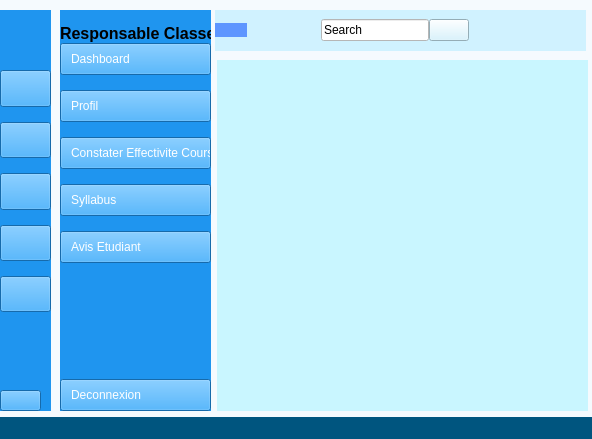
<?xml version="1.0" encoding="UTF-8"?>
<ui version="4.0">
 <class>FirstClasse</class>
 <widget class="QMainWindow" name="FirstClasse">
  <property name="geometry">
   <rect>
    <x>0</x>
    <y>0</y>
    <width>592</width>
    <height>439</height>
   </rect>
  </property>
  <property name="windowTitle">
   <string>FirstClasse</string>
  </property>
  <property name="styleSheet">
   <string notr="true">
background-color: rgb(0, 85, 127);</string>
  </property>
  <widget class="QWidget" name="centralwidget">
   <property name="styleSheet">
    <string notr="true">background-color: rgb(245, 250, 254);</string>
   </property>
   <widget class="QWidget" name="icon_only_widget" native="true">
    <property name="geometry">
     <rect>
      <x>0</x>
      <y>10</y>
      <width>51</width>
      <height>401</height>
     </rect>
    </property>
    <property name="styleSheet">
     <string notr="true">QWidget {
	background-color: rgb(31, 149, 239);
}

QPushButton {
text-align:center;
color:white;
height:30px;

}

QPushButton:checked {
background-color:#F5FAFE;
color:#1F95EF;
font-weight:bold;
}</string>
    </property>
    <widget class="QLabel" name="label">
     <property name="geometry">
      <rect>
       <x>0</x>
       <y>0</y>
       <width>41</width>
       <height>40</height>
      </rect>
     </property>
     <property name="maximumSize">
      <size>
       <width>100</width>
       <height>100</height>
      </size>
     </property>
     <property name="text">
      <string/>
     </property>
     <property name="pixmap">
      <pixmap resource="directeur/directeur.qrc">:/images/profil.png</pixmap>
     </property>
     <property name="scaledContents">
      <bool>true</bool>
     </property>
    </widget>
    <widget class="QPushButton" name="sign2">
     <property name="geometry">
      <rect>
       <x>0</x>
       <y>380</y>
       <width>41</width>
       <height>21</height>
      </rect>
     </property>
     <property name="text">
      <string/>
     </property>
     <property name="icon">
      <iconset resource="directeur/directeur.qrc">
       <normaloff>:/images/log_out.png</normaloff>:/images/log_out.png</iconset>
     </property>
     <property name="checkable">
      <bool>true</bool>
     </property>
     <property name="autoExclusive">
      <bool>true</bool>
     </property>
    </widget>
    <widget class="QWidget" name="layoutWidget">
     <property name="geometry">
      <rect>
       <x>0</x>
       <y>60</y>
       <width>51</width>
       <height>242</height>
      </rect>
     </property>
     <layout class="QVBoxLayout" name="verticalLayout">
      <property name="spacing">
       <number>15</number>
      </property>
      <item>
       <widget class="QPushButton" name="dashboard1">
        <property name="icon">
         <iconset resource="directeur/directeur.qrc">
          <normaloff>:/images/dashboard.png</normaloff>:/images/dashboard.png</iconset>
        </property>
        <property name="checkable">
         <bool>true</bool>
        </property>
        <property name="autoExclusive">
         <bool>true</bool>
        </property>
       </widget>
      </item>
      <item>
       <widget class="QPushButton" name="profil1">
        <property name="text">
         <string/>
        </property>
        <property name="icon">
         <iconset>
          <normaloff>:/images/profile.png</normaloff>:/images/profile.png</iconset>
        </property>
        <property name="checkable">
         <bool>true</bool>
        </property>
        <property name="autoExclusive">
         <bool>true</bool>
        </property>
       </widget>
      </item>
      <item>
       <widget class="QPushButton" name="cours1">
        <property name="text">
         <string/>
        </property>
        <property name="icon">
         <iconset>
          <normaloff>:/images/task-query-1.png</normaloff>:/images/task-query-1.png</iconset>
        </property>
        <property name="checkable">
         <bool>true</bool>
        </property>
        <property name="autoExclusive">
         <bool>true</bool>
        </property>
       </widget>
      </item>
      <item>
       <widget class="QPushButton" name="syllabus1">
        <property name="text">
         <string/>
        </property>
        <property name="icon">
         <iconset resource="directeur/directeur.qrc">
          <normaloff>:/images/syllabus.png</normaloff>:/images/syllabus.png</iconset>
        </property>
        <property name="checkable">
         <bool>true</bool>
        </property>
        <property name="autoExclusive">
         <bool>true</bool>
        </property>
       </widget>
      </item>
      <item>
       <widget class="QPushButton" name="avis1">
        <property name="text">
         <string/>
        </property>
        <property name="icon">
         <iconset>
          <normaloff>:/images/avis.png</normaloff>:/images/avis.png</iconset>
        </property>
        <property name="checkable">
         <bool>true</bool>
        </property>
        <property name="autoExclusive">
         <bool>true</bool>
        </property>
       </widget>
      </item>
     </layout>
    </widget>
   </widget>
   <widget class="QWidget" name="icon_name_widget" native="true">
    <property name="geometry">
     <rect>
      <x>60</x>
      <y>10</y>
      <width>151</width>
      <height>401</height>
     </rect>
    </property>
    <property name="font">
     <font>
      <pointsize>12</pointsize>
      <bold>true</bold>
     </font>
    </property>
    <property name="styleSheet">
     <string notr="true">QWidget {
	background-color: rgb(31, 149, 239);
}

QPushButton {
text-align:left;
color:white;
height:30px;
padding-left:10px;

}

QPushButton:checked {
background-color:#F5FAFE;
color:#1F95EF;
font-weight:bold;
}

</string>
    </property>
    <layout class="QVBoxLayout" name="verticalLayout_3">
     <property name="spacing">
      <number>0</number>
     </property>
     <property name="leftMargin">
      <number>0</number>
     </property>
     <property name="topMargin">
      <number>0</number>
     </property>
     <property name="rightMargin">
      <number>0</number>
     </property>
     <property name="bottomMargin">
      <number>0</number>
     </property>
     <item>
      <widget class="QLabel" name="label_2">
       <property name="maximumSize">
        <size>
         <width>40</width>
         <height>40</height>
        </size>
       </property>
       <property name="text">
        <string/>
       </property>
       <property name="pixmap">
        <pixmap resource="directeur/directeur.qrc">:/images/image.png</pixmap>
       </property>
       <property name="scaledContents">
        <bool>true</bool>
       </property>
      </widget>
     </item>
     <item>
      <widget class="QLabel" name="label_3">
       <property name="font">
        <font>
         <pointsize>12</pointsize>
         <bold>true</bold>
        </font>
       </property>
       <property name="styleSheet">
        <string notr="true"/>
       </property>
       <property name="text">
        <string>Responsable Classe</string>
       </property>
      </widget>
     </item>
     <item>
      <layout class="QVBoxLayout" name="verticalLayout_2">
       <property name="spacing">
        <number>15</number>
       </property>
       <item>
        <widget class="QPushButton" name="dashboard2">
         <property name="styleSheet">
          <string notr="true"/>
         </property>
         <property name="text">
          <string>Dashboard</string>
         </property>
         <property name="icon">
          <iconset resource="directeur/directeur.qrc">
           <normaloff>:/images/dashboard.png</normaloff>:/images/dashboard.png</iconset>
         </property>
         <property name="iconSize">
          <size>
           <width>15</width>
           <height>15</height>
          </size>
         </property>
         <property name="checkable">
          <bool>true</bool>
         </property>
         <property name="checked">
          <bool>false</bool>
         </property>
         <property name="autoExclusive">
          <bool>true</bool>
         </property>
        </widget>
       </item>
       <item>
        <widget class="QPushButton" name="profil2">
         <property name="text">
          <string>Profil</string>
         </property>
         <property name="icon">
          <iconset>
           <normaloff>:/images/profile.png</normaloff>:/images/profile.png</iconset>
         </property>
         <property name="checkable">
          <bool>true</bool>
         </property>
         <property name="autoExclusive">
          <bool>true</bool>
         </property>
        </widget>
       </item>
       <item>
        <widget class="QPushButton" name="cours2">
         <property name="text">
          <string>Constater Effectivite Cours</string>
         </property>
         <property name="icon">
          <iconset>
           <normaloff>:/images/task-query-1.png</normaloff>:/images/task-query-1.png</iconset>
         </property>
         <property name="checkable">
          <bool>true</bool>
         </property>
         <property name="autoExclusive">
          <bool>true</bool>
         </property>
        </widget>
       </item>
       <item>
        <widget class="QPushButton" name="syllabus2">
         <property name="text">
          <string>Syllabus</string>
         </property>
         <property name="icon">
          <iconset resource="directeur/directeur.qrc">
           <normaloff>:/images/syllabus.png</normaloff>:/images/syllabus.png</iconset>
         </property>
         <property name="checkable">
          <bool>true</bool>
         </property>
         <property name="autoExclusive">
          <bool>true</bool>
         </property>
        </widget>
       </item>
       <item>
        <widget class="QPushButton" name="avis2">
         <property name="text">
          <string>Avis Etudiant</string>
         </property>
         <property name="icon">
          <iconset>
           <normaloff>:/images/avis.png</normaloff>:/images/avis.png</iconset>
         </property>
         <property name="checkable">
          <bool>true</bool>
         </property>
         <property name="autoExclusive">
          <bool>true</bool>
         </property>
        </widget>
       </item>
      </layout>
     </item>
     <item>
      <spacer name="verticalSpacer_2">
       <property name="orientation">
        <enum>Qt::Vertical</enum>
       </property>
       <property name="sizeHint" stdset="0">
        <size>
         <width>20</width>
         <height>188</height>
        </size>
       </property>
      </spacer>
     </item>
     <item>
      <widget class="QPushButton" name="sign1">
       <property name="styleSheet">
        <string notr="true">QWidget {
	rgb(0, 0, 0)
}</string>
       </property>
       <property name="text">
        <string>Deconnexion</string>
       </property>
       <property name="icon">
        <iconset resource="directeur/directeur.qrc">
         <normaloff>:/images/log_out.png</normaloff>:/images/log_out.png</iconset>
       </property>
       <property name="checkable">
        <bool>true</bool>
       </property>
       <property name="checked">
        <bool>false</bool>
       </property>
       <property name="autoExclusive">
        <bool>true</bool>
       </property>
      </widget>
     </item>
    </layout>
   </widget>
   <widget class="QWidget" name="header_widget" native="true">
    <property name="geometry">
     <rect>
      <x>215</x>
      <y>10</y>
      <width>371</width>
      <height>41</height>
     </rect>
    </property>
    <property name="styleSheet">
     <string notr="true">background-color: rgb(208, 242, 255);</string>
    </property>
    <layout class="QHBoxLayout" name="horizontalLayout">
     <property name="spacing">
      <number>0</number>
     </property>
     <property name="leftMargin">
      <number>0</number>
     </property>
     <property name="topMargin">
      <number>0</number>
     </property>
     <property name="rightMargin">
      <number>0</number>
     </property>
     <property name="bottomMargin">
      <number>0</number>
     </property>
     <item>
      <widget class="QPushButton" name="pushButton_13">
       <property name="styleSheet">
        <string notr="true">background-color: rgb(94, 150, 255);
border:none;</string>
       </property>
       <property name="text">
        <string/>
       </property>
       <property name="icon">
        <iconset>
         <normaloff>:/images/menu.png</normaloff>:/images/menu.png</iconset>
       </property>
       <property name="iconSize">
        <size>
         <width>25</width>
         <height>25</height>
        </size>
       </property>
       <property name="checkable">
        <bool>true</bool>
       </property>
      </widget>
     </item>
     <item>
      <spacer name="horizontalSpacer">
       <property name="orientation">
        <enum>Qt::Horizontal</enum>
       </property>
       <property name="sizeHint" stdset="0">
        <size>
         <width>70</width>
         <height>20</height>
        </size>
       </property>
      </spacer>
     </item>
     <item>
      <widget class="QLineEdit" name="lineEdit">
       <property name="styleSheet">
        <string notr="true">background-color: rgb(255, 255, 255);</string>
       </property>
       <property name="text">
        <string>Search</string>
       </property>
      </widget>
     </item>
     <item>
      <widget class="QPushButton" name="pushButton_14">
       <property name="text">
        <string/>
       </property>
       <property name="icon">
        <iconset resource="directeur/directeur.qrc">
         <normaloff>:/images/search.png</normaloff>:/images/search.png</iconset>
       </property>
       <property name="iconSize">
        <size>
         <width>12</width>
         <height>12</height>
        </size>
       </property>
       <property name="checkable">
        <bool>true</bool>
       </property>
       <property name="autoExclusive">
        <bool>true</bool>
       </property>
      </widget>
     </item>
     <item>
      <spacer name="horizontalSpacer_2">
       <property name="orientation">
        <enum>Qt::Horizontal</enum>
       </property>
       <property name="sizeHint" stdset="0">
        <size>
         <width>85</width>
         <height>20</height>
        </size>
       </property>
      </spacer>
     </item>
     <item>
      <widget class="QPushButton" name="pushButton_15">
       <property name="styleSheet">
        <string notr="true">border:none;</string>
       </property>
       <property name="text">
        <string/>
       </property>
       <property name="icon">
        <iconset resource="directeur/directeur.qrc">
         <normaloff>:/images/profil.png</normaloff>:/images/profil.png</iconset>
       </property>
       <property name="iconSize">
        <size>
         <width>20</width>
         <height>20</height>
        </size>
       </property>
      </widget>
     </item>
    </layout>
   </widget>
   <widget class="QWidget" name="mainWidjet" native="true">
    <property name="geometry">
     <rect>
      <x>217</x>
      <y>60</y>
      <width>371</width>
      <height>351</height>
     </rect>
    </property>
    <property name="styleSheet">
     <string notr="true">background-color: rgb(201, 246, 255);</string>
    </property>
   </widget>
  </widget>
  <widget class="QStatusBar" name="statusbar"/>
 </widget>
 <resources>
  <include location="ressource.qrc"/>
  <include location="ressource.qrc"/>
 </resources>
 <connections>
  <connection>
   <sender>pushButton_13</sender>
   <signal>toggled(bool)</signal>
   <receiver>icon_only_widget</receiver>
   <slot>setHidden(bool)</slot>
   <hints>
    <hint type="sourcelabel">
     <x>233</x>
     <y>35</y>
    </hint>
    <hint type="destinationlabel">
     <x>42</x>
     <y>234</y>
    </hint>
   </hints>
  </connection>
  <connection>
   <sender>pushButton_13</sender>
   <signal>toggled(bool)</signal>
   <receiver>icon_name_widget</receiver>
   <slot>setVisible(bool)</slot>
   <hints>
    <hint type="sourcelabel">
     <x>243</x>
     <y>38</y>
    </hint>
    <hint type="destinationlabel">
     <x>210</x>
     <y>183</y>
    </hint>
   </hints>
  </connection>
  <connection>
   <sender>avis1</sender>
   <signal>toggled(bool)</signal>
   <receiver>avis2</receiver>
   <slot>setChecked(bool)</slot>
   <hints>
    <hint type="sourcelabel">
     <x>37</x>
     <y>288</y>
    </hint>
    <hint type="destinationlabel">
     <x>71</x>
     <y>270</y>
    </hint>
   </hints>
  </connection>
  <connection>
   <sender>syllabus1</sender>
   <signal>toggled(bool)</signal>
   <receiver>syllabus2</receiver>
   <slot>setChecked(bool)</slot>
   <hints>
    <hint type="sourcelabel">
     <x>38</x>
     <y>245</y>
    </hint>
    <hint type="destinationlabel">
     <x>66</x>
     <y>227</y>
    </hint>
   </hints>
  </connection>
  <connection>
   <sender>cours1</sender>
   <signal>toggled(bool)</signal>
   <receiver>cours2</receiver>
   <slot>setChecked(bool)</slot>
   <hints>
    <hint type="sourcelabel">
     <x>46</x>
     <y>195</y>
    </hint>
    <hint type="destinationlabel">
     <x>62</x>
     <y>177</y>
    </hint>
   </hints>
  </connection>
  <connection>
   <sender>profil1</sender>
   <signal>toggled(bool)</signal>
   <receiver>profil2</receiver>
   <slot>setChecked(bool)</slot>
   <hints>
    <hint type="sourcelabel">
     <x>42</x>
     <y>144</y>
    </hint>
    <hint type="destinationlabel">
     <x>63</x>
     <y>143</y>
    </hint>
   </hints>
  </connection>
  <connection>
   <sender>dashboard1</sender>
   <signal>toggled(bool)</signal>
   <receiver>dashboard2</receiver>
   <slot>setChecked(bool)</slot>
   <hints>
    <hint type="sourcelabel">
     <x>40</x>
     <y>97</y>
    </hint>
    <hint type="destinationlabel">
     <x>62</x>
     <y>98</y>
    </hint>
   </hints>
  </connection>
  <connection>
   <sender>dashboard2</sender>
   <signal>toggled(bool)</signal>
   <receiver>dashboard1</receiver>
   <slot>setChecked(bool)</slot>
   <hints>
    <hint type="sourcelabel">
     <x>72</x>
     <y>92</y>
    </hint>
    <hint type="destinationlabel">
     <x>45</x>
     <y>102</y>
    </hint>
   </hints>
  </connection>
  <connection>
   <sender>profil2</sender>
   <signal>toggled(bool)</signal>
   <receiver>profil1</receiver>
   <slot>setChecked(bool)</slot>
   <hints>
    <hint type="sourcelabel">
     <x>64</x>
     <y>137</y>
    </hint>
    <hint type="destinationlabel">
     <x>47</x>
     <y>153</y>
    </hint>
   </hints>
  </connection>
  <connection>
   <sender>cours2</sender>
   <signal>toggled(bool)</signal>
   <receiver>cours1</receiver>
   <slot>setChecked(bool)</slot>
   <hints>
    <hint type="sourcelabel">
     <x>62</x>
     <y>187</y>
    </hint>
    <hint type="destinationlabel">
     <x>49</x>
     <y>200</y>
    </hint>
   </hints>
  </connection>
  <connection>
   <sender>syllabus2</sender>
   <signal>toggled(bool)</signal>
   <receiver>syllabus1</receiver>
   <slot>setChecked(bool)</slot>
   <hints>
    <hint type="sourcelabel">
     <x>65</x>
     <y>233</y>
    </hint>
    <hint type="destinationlabel">
     <x>48</x>
     <y>249</y>
    </hint>
   </hints>
  </connection>
  <connection>
   <sender>avis2</sender>
   <signal>toggled(bool)</signal>
   <receiver>avis1</receiver>
   <slot>setChecked(bool)</slot>
   <hints>
    <hint type="sourcelabel">
     <x>66</x>
     <y>280</y>
    </hint>
    <hint type="destinationlabel">
     <x>49</x>
     <y>296</y>
    </hint>
   </hints>
  </connection>
  <connection>
   <sender>sign1</sender>
   <signal>toggled(bool)</signal>
   <receiver>FirstClasse</receiver>
   <slot>close()</slot>
   <hints>
    <hint type="sourcelabel">
     <x>114</x>
     <y>394</y>
    </hint>
    <hint type="destinationlabel">
     <x>124</x>
     <y>459</y>
    </hint>
   </hints>
  </connection>
  <connection>
   <sender>sign2</sender>
   <signal>toggled(bool)</signal>
   <receiver>FirstClasse</receiver>
   <slot>close()</slot>
   <hints>
    <hint type="sourcelabel">
     <x>31</x>
     <y>401</y>
    </hint>
    <hint type="destinationlabel">
     <x>30</x>
     <y>473</y>
    </hint>
   </hints>
  </connection>
 </connections>
</ui>
